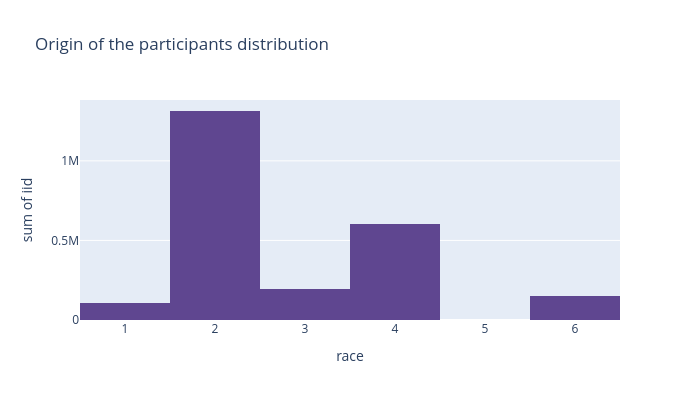

Here is the notebook cell this chart was saved with:
### Code cell
fig_race=px.histogram(df,x="race",y="iid",title="Origin of the participants distribution",width=700,height=400,color_discrete_sequence = px.colors.qualitative.Prism)
fig_race.show()

# Legend : 
	# Black/African American=1
	# European/Caucasian-American=2
	# Latino/Hispanic American=3
	# Asian/Pacific Islander/Asian-American=4
	# Native American=5
	# Other=6

### Figure 1 — Plotly figure (JSON) as saved in the notebook; plotly's stock layout.template omitted (floating-point values rounded to 4 significant figures; data arrays with more than 128 entries replaced by an {"elided": "..."} marker saying what was removed)
{"data": [{"alignmentgroup": "True", "bingroup": "x", "histfunc": "sum", "hovertemplate": "race=%{x}<br>sum of iid=%{y}<extra></extra>", "legendgroup": "", "marker": {"color": "rgb(95, 70, 144)", "pattern": {"shape": ""}}, "name": "", "offsetgroup": "", "orientation": "v", "showlegend": false, "type": "histogram", "x": {"elided": "8378 int values"}, "xaxis": "x", "y": {"elided": "8378 int values"}, "yaxis": "y"}], "layout": {"barmode": "relative", "height": 400, "legend": {"tracegroupgap": 0}, "title": {"text": "Origin of the participants distribution"}, "width": 700, "xaxis": {"anchor": "y", "domain": [0, 1], "title": {"text": "race"}}, "yaxis": {"anchor": "x", "domain": [0, 1], "title": {"text": "sum of iid"}}}}
